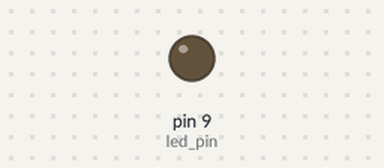
Simulated run of this sketch. Board: Arduino Uno, built with avr-gcc and run on an emulated ATmega328P. Shown: output pins drawn as LEDs (lit = HIGH).

Above: at 0.05 s.
At 1.35 s:
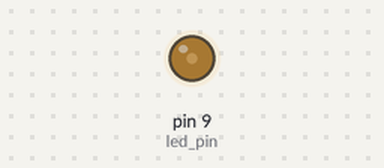
At 2.75 s:
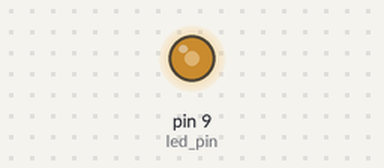
At 5.4 s:
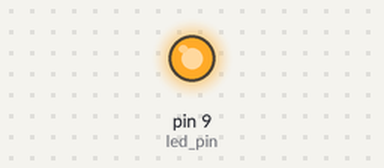
Timing chart, 0 to 6.9 s (numbered marks = the images above):
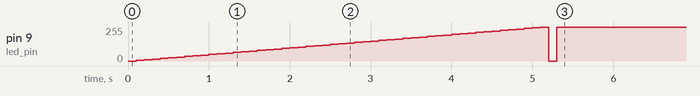

The sketch:

app.ino
```cpp
//LED에 PWM 신호 출력하기
const int led_pin = 9; //LED연결핀

void setup()
{
    pinMode(led_pin, OUTPUT); //PWM 출력 핀 출력 방향 설정
    digitalWrite(led_pin, 0); //LED OFF
}

void loop()
{   //밝아지도록..
    int pwm_val;

    for (pwm_val = 0; pwm_val < 256; pwm_val += 5)
    {
        analogWrite(led_pin, pwm_val); //pwm신호출력
        delay(100);
    }
    //어두워지도록
    for (pwm_val = 0; pwm_val < 256; pwm_val -= 5)
    {
        analogWrite(led_pin, pwm_val); //pwm신호출력
        delay(100);
    }

    digitalWrite(led_pin, 0); //LED OFF
    delay(2000);
}
```

Measured:
- by itself, pin 9 (led_pin): 0/255 → 5/255 at 0.10 s, → 10/255 0.10 s later, → 15/255 0.10 s later, → 20/255 0.10 s later, … (53 changes in this stretch)
